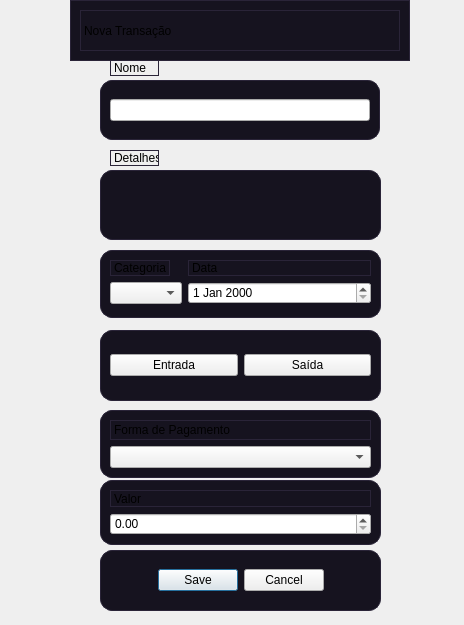
<?xml version="1.0" encoding="UTF-8"?>
<ui version="4.0">
 <class>DialogTransacao</class>
 <widget class="QDialog" name="DialogTransacao">
  <property name="geometry">
   <rect>
    <x>0</x>
    <y>0</y>
    <width>464</width>
    <height>625</height>
   </rect>
  </property>
  <property name="windowTitle">
   <string>Dialog</string>
  </property>
  <property name="styleSheet">
   <string notr="true">QFrame {
    background-color: rgb(22, 19, 31);
    border: 1px solid #2a2438;
    border-radius: 12px;
}</string>
  </property>
  <widget class="QFrame" name="frame">
   <property name="geometry">
    <rect>
     <x>100</x>
     <y>330</y>
     <width>281</width>
     <height>71</height>
    </rect>
   </property>
   <property name="frameShape">
    <enum>QFrame::Shape::StyledPanel</enum>
   </property>
   <property name="frameShadow">
    <enum>QFrame::Shadow::Raised</enum>
   </property>
   <layout class="QHBoxLayout" name="horizontalLayout">
    <item>
     <widget class="QPushButton" name="EntradaSelect">
      <property name="text">
       <string>Entrada</string>
      </property>
     </widget>
    </item>
    <item>
     <widget class="QPushButton" name="SaidaSelect">
      <property name="text">
       <string>Saída</string>
      </property>
     </widget>
    </item>
   </layout>
  </widget>
  <widget class="QTextEdit" name="Detalhes">
   <property name="geometry">
    <rect>
     <x>100</x>
     <y>170</y>
     <width>281</width>
     <height>70</height>
    </rect>
   </property>
  </widget>
  <widget class="QFrame" name="frame_2">
   <property name="geometry">
    <rect>
     <x>100</x>
     <y>550</y>
     <width>281</width>
     <height>61</height>
    </rect>
   </property>
   <property name="frameShape">
    <enum>QFrame::Shape::StyledPanel</enum>
   </property>
   <property name="frameShadow">
    <enum>QFrame::Shadow::Raised</enum>
   </property>
   <layout class="QVBoxLayout" name="verticalLayout_3">
    <item>
     <widget class="QDialogButtonBox" name="buttonBox">
      <property name="orientation">
       <enum>Qt::Orientation::Horizontal</enum>
      </property>
      <property name="standardButtons">
       <set>QDialogButtonBox::StandardButton::Cancel|QDialogButtonBox::StandardButton::Save</set>
      </property>
      <property name="centerButtons">
       <bool>true</bool>
      </property>
     </widget>
    </item>
   </layout>
  </widget>
  <widget class="QFrame" name="frame_3">
   <property name="geometry">
    <rect>
     <x>100</x>
     <y>410</y>
     <width>281</width>
     <height>68</height>
    </rect>
   </property>
   <property name="frameShape">
    <enum>QFrame::Shape::StyledPanel</enum>
   </property>
   <property name="frameShadow">
    <enum>QFrame::Shadow::Raised</enum>
   </property>
   <layout class="QVBoxLayout" name="verticalLayout">
    <item>
     <widget class="QLabel" name="label_5">
      <property name="text">
       <string>Forma de Pagamento</string>
      </property>
     </widget>
    </item>
    <item>
     <widget class="QComboBox" name="FormaPagamento"/>
    </item>
   </layout>
  </widget>
  <widget class="QFrame" name="frame_4">
   <property name="geometry">
    <rect>
     <x>100</x>
     <y>480</y>
     <width>281</width>
     <height>65</height>
    </rect>
   </property>
   <property name="frameShape">
    <enum>QFrame::Shape::StyledPanel</enum>
   </property>
   <property name="frameShadow">
    <enum>QFrame::Shadow::Raised</enum>
   </property>
   <layout class="QVBoxLayout" name="verticalLayout_2">
    <item>
     <widget class="QLabel" name="label_7">
      <property name="text">
       <string>Valor</string>
      </property>
     </widget>
    </item>
    <item>
     <widget class="QDoubleSpinBox" name="Valor"/>
    </item>
   </layout>
  </widget>
  <widget class="QFrame" name="frame_5">
   <property name="geometry">
    <rect>
     <x>100</x>
     <y>250</y>
     <width>281</width>
     <height>68</height>
    </rect>
   </property>
   <property name="frameShape">
    <enum>QFrame::Shape::StyledPanel</enum>
   </property>
   <property name="frameShadow">
    <enum>QFrame::Shadow::Raised</enum>
   </property>
   <layout class="QFormLayout" name="formLayout">
    <item row="0" column="0">
     <widget class="QLabel" name="label_3">
      <property name="text">
       <string>Categoria</string>
      </property>
     </widget>
    </item>
    <item row="0" column="1">
     <widget class="QLabel" name="label_4">
      <property name="text">
       <string>Data</string>
      </property>
     </widget>
    </item>
    <item row="1" column="0">
     <widget class="QComboBox" name="Categoria"/>
    </item>
    <item row="1" column="1">
     <widget class="QDateEdit" name="Data"/>
    </item>
   </layout>
  </widget>
  <widget class="QFrame" name="frame_6">
   <property name="geometry">
    <rect>
     <x>100</x>
     <y>80</y>
     <width>280</width>
     <height>60</height>
    </rect>
   </property>
   <property name="frameShape">
    <enum>QFrame::Shape::StyledPanel</enum>
   </property>
   <property name="frameShadow">
    <enum>QFrame::Shadow::Raised</enum>
   </property>
   <layout class="QVBoxLayout" name="verticalLayout_4">
    <item>
     <widget class="QLineEdit" name="Nome">
      <property name="text">
       <string/>
      </property>
     </widget>
    </item>
   </layout>
  </widget>
  <widget class="QLabel" name="label_6">
   <property name="geometry">
    <rect>
     <x>110</x>
     <y>150</y>
     <width>49</width>
     <height>16</height>
    </rect>
   </property>
   <property name="styleSheet">
    <string notr="true">background-color: none;</string>
   </property>
   <property name="text">
    <string>Detalhes</string>
   </property>
  </widget>
  <widget class="QLabel" name="label_8">
   <property name="geometry">
    <rect>
     <x>110</x>
     <y>60</y>
     <width>49</width>
     <height>16</height>
    </rect>
   </property>
   <property name="styleSheet">
    <string notr="true">background-color: none;</string>
   </property>
   <property name="text">
    <string>Nome</string>
   </property>
  </widget>
  <widget class="QFrame" name="frame_7">
   <property name="geometry">
    <rect>
     <x>70</x>
     <y>0</y>
     <width>340</width>
     <height>61</height>
    </rect>
   </property>
   <property name="styleSheet">
    <string notr="true">border-radius: 0px;</string>
   </property>
   <property name="frameShape">
    <enum>QFrame::Shape::StyledPanel</enum>
   </property>
   <property name="frameShadow">
    <enum>QFrame::Shadow::Raised</enum>
   </property>
   <layout class="QVBoxLayout" name="verticalLayout_5">
    <item>
     <widget class="QLabel" name="label_2">
      <property name="text">
       <string>Nova Transação</string>
      </property>
     </widget>
    </item>
   </layout>
  </widget>
 </widget>
 <resources/>
 <connections>
  <connection>
   <sender>buttonBox</sender>
   <signal>accepted()</signal>
   <receiver>DialogTransacao</receiver>
   <slot>accept()</slot>
   <hints>
    <hint type="sourcelabel">
     <x>248</x>
     <y>254</y>
    </hint>
    <hint type="destinationlabel">
     <x>157</x>
     <y>274</y>
    </hint>
   </hints>
  </connection>
  <connection>
   <sender>buttonBox</sender>
   <signal>rejected()</signal>
   <receiver>DialogTransacao</receiver>
   <slot>reject()</slot>
   <hints>
    <hint type="sourcelabel">
     <x>316</x>
     <y>260</y>
    </hint>
    <hint type="destinationlabel">
     <x>286</x>
     <y>274</y>
    </hint>
   </hints>
  </connection>
 </connections>
</ui>
